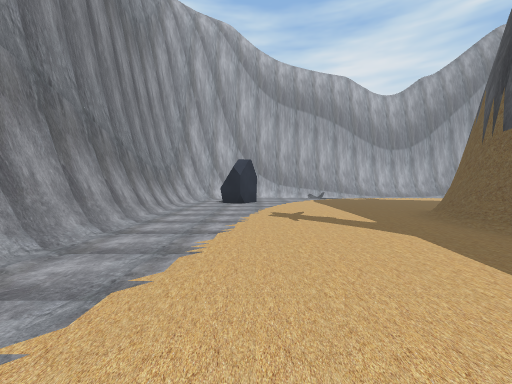
view 1 (above)

24 first-person views from a walk through a Unity game level. The camera is 1.4 m above the floor, tilts 2° down and sees 90° across. The floor is counted in squares, 2 m on a side. Each view is taken from the middle of a square. On the plan, view 1 faces up. The plan holds only what a view shows up to about 9 squares ahead; the rest is blank. The place goes on beyond the plan.

view 2
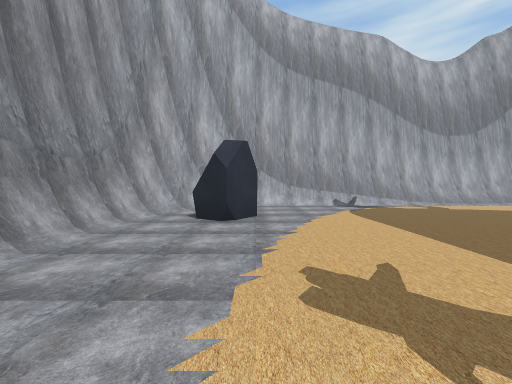

view 3
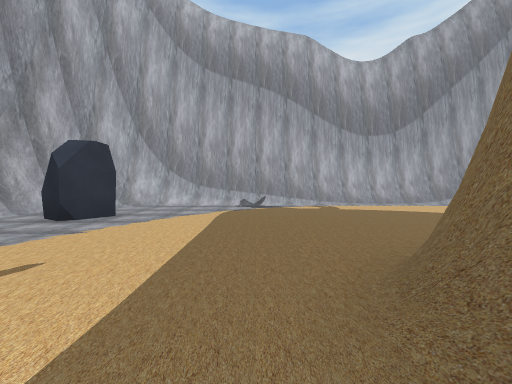

view 4
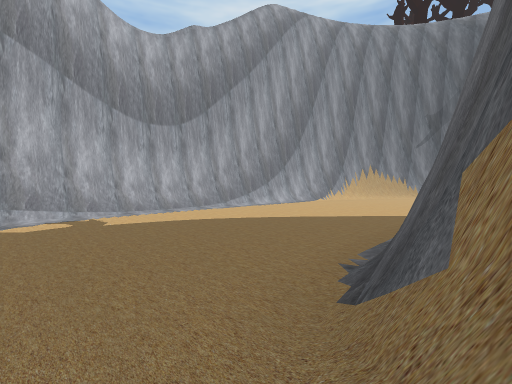

view 5
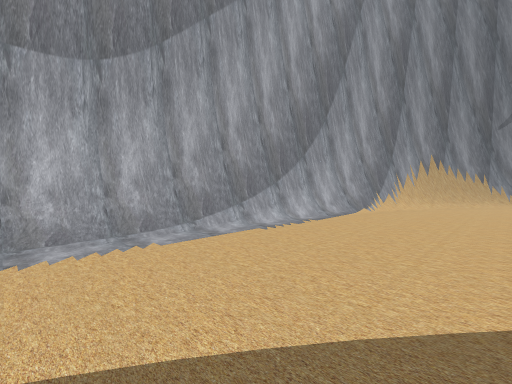

view 6
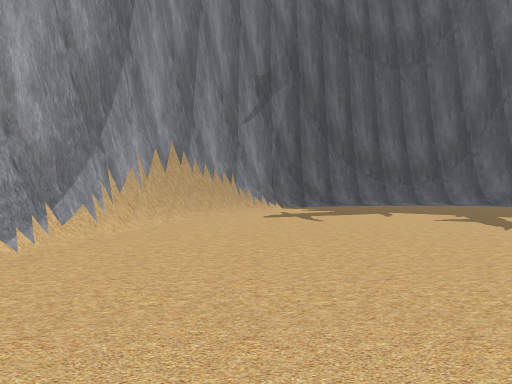

view 7
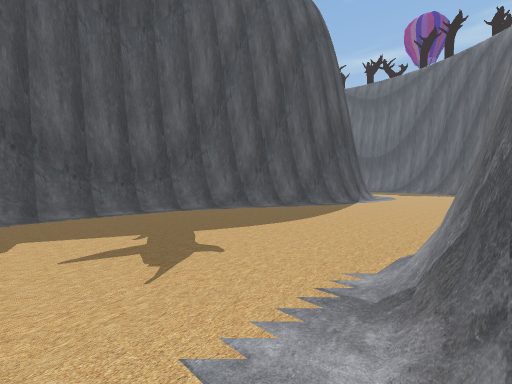

view 8
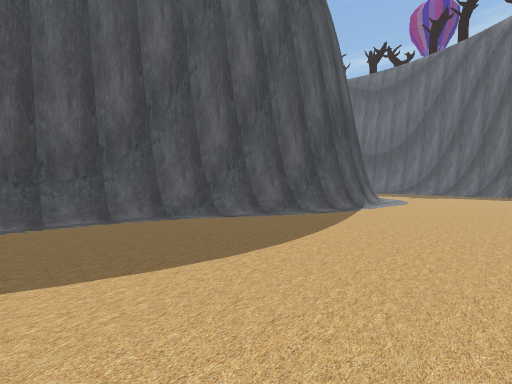

view 9
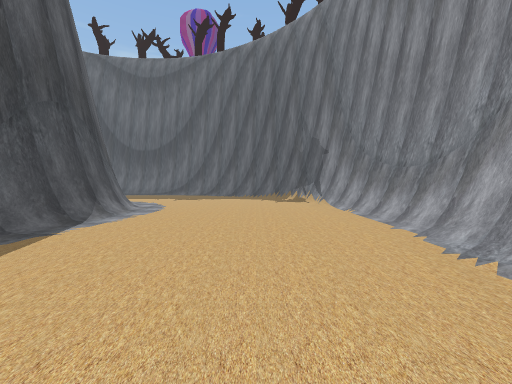

view 10
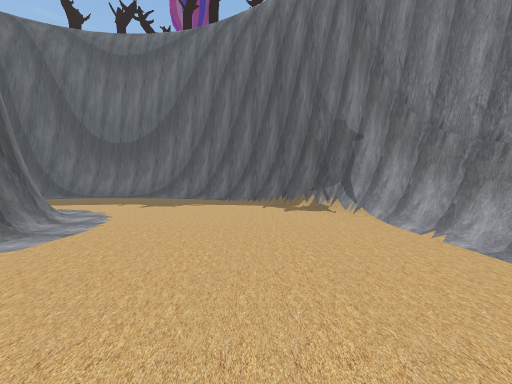

view 11
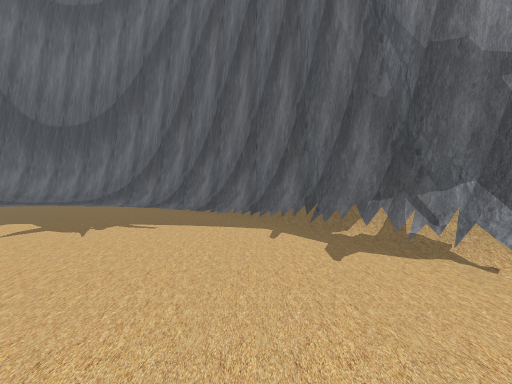

view 12
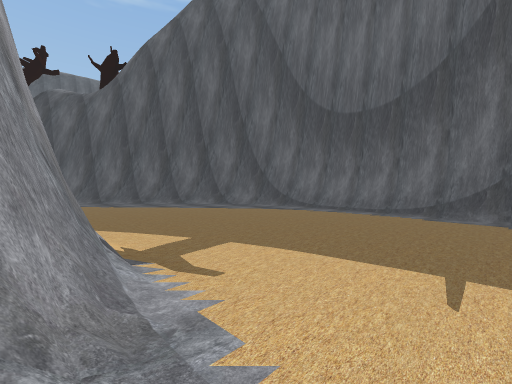

view 13
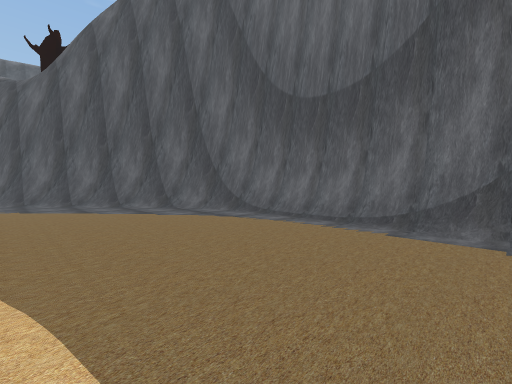

view 14
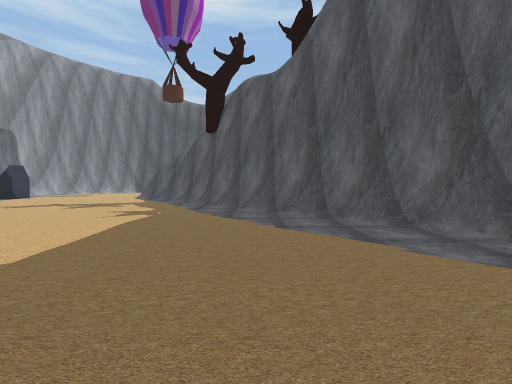

view 15
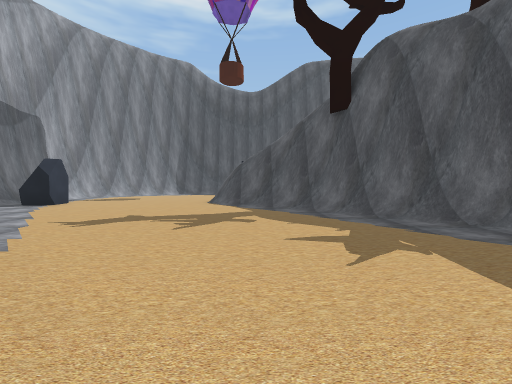

view 16
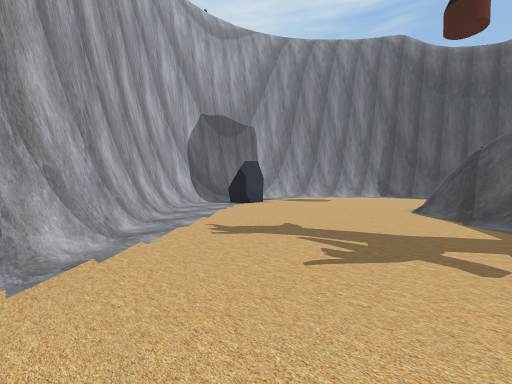

view 17
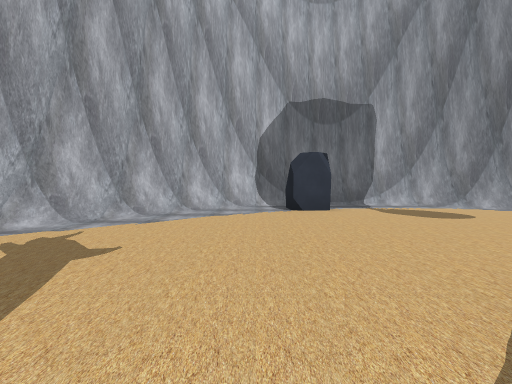

view 18
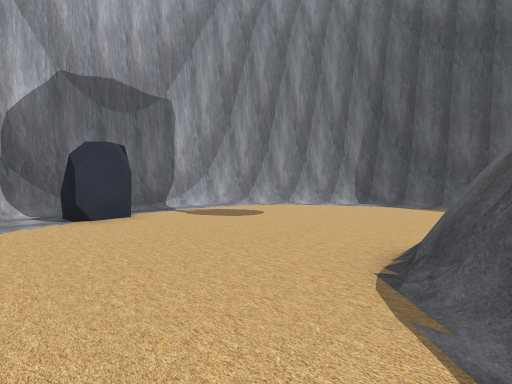

view 19
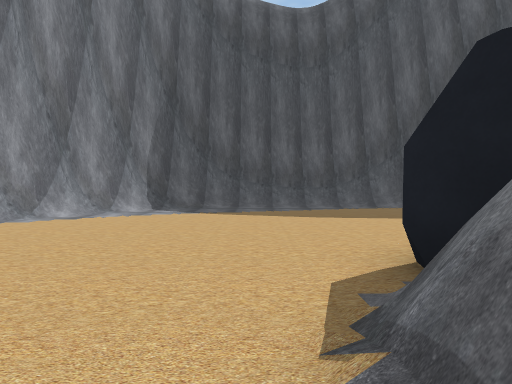

view 20
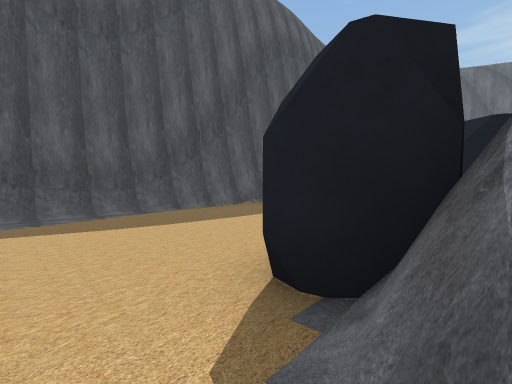

view 21
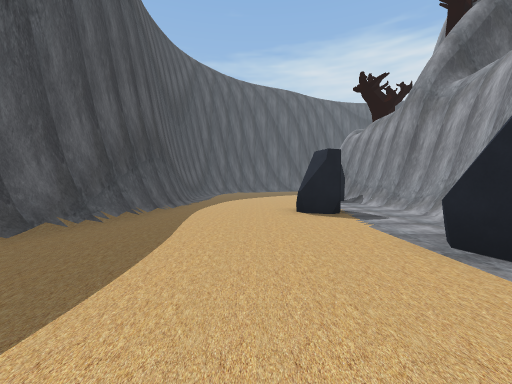

view 22
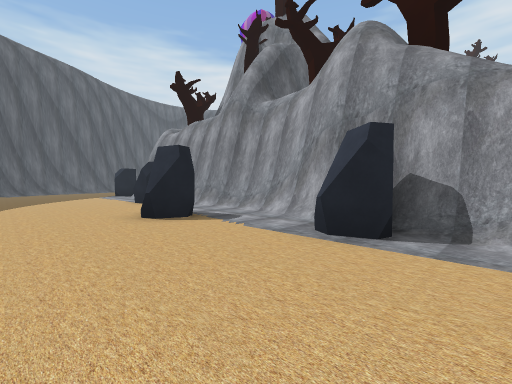

view 23
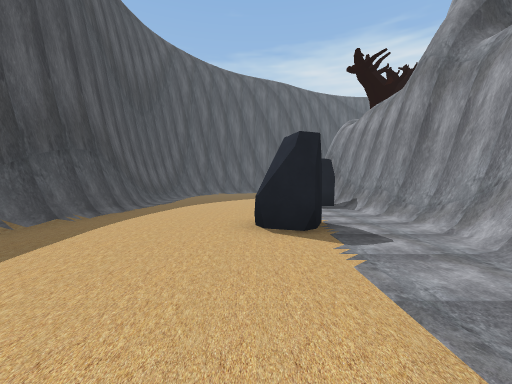

view 24
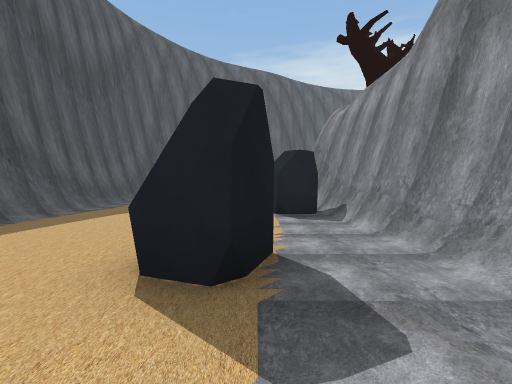

### Floor plan
Key: @ floor where view 1 was taken; # wall or solid block; . floor; / step, stairs or slope; R rock.
Columns run from 3 left of view 1 to 42 right of it. Each row starts with its distance up from view 1.
 13    #############
 12  ###...........####
 11 ##................###
 10 #.R.................##
  9 #.RR.................##
  8 #.....................#
  7 #............   ......##
  6 #.......##      .......#
  5 #......##       #......#
  4 #/.....#        #......#
  3 #/.....          ......#           ######
  2  /....           ......#         ###....###
  1   ...            .....##        ##/.RR....##
  0    @            ......#        ##/.........##
 -1               ##...../#        #/...........##
 -2               #......##       ##.............#
 -3               #......#        #..............#
 -4               #......#        ...............#
 -5               #......#       ........##......#
 -6               #......#      ........###R.....#
 -7               #......##     ........###......#
 -8               ##......###  .......####R......#
 -9                #.................##  #RR.....#
-10                ##...............##   #......##
-11                 #..............##    #......#
-12                 ##............##     #.RR...#
-13                  ###.........##      #.R....#
-14                    ###.....###       #......#
-15                      #######         #......#
-16                                      #R.....#
-17                                      # .....#

Positions as (right, up) in squares from view 1, and headings:
1: (0, 0), facing up
2: (0, 4), facing up
3: (3, 4), facing up
4: (4, 6), facing up-right
5: (7, 9), facing up-right
6: (11, 9), facing right
7: (13, 6), facing down-right
8: (14, 4), facing down-right
9: (14, 1), facing down
10: (14, -2), facing down
11: (14, -6), facing down
12: (18, -8), facing down-right
13: (18, -10), facing down-right
14: (22, -10), facing right
15: (25, -6), facing right
16: (27, -6), facing up-right
17: (32, -6), facing up
18: (32, -5), facing up-right
19: (34, -4), facing right
20: (35, -4), facing down-right
21: (38, -6), facing down
22: (39, -7), facing down-left
23: (37, -8), facing down
24: (36, -10), facing down
